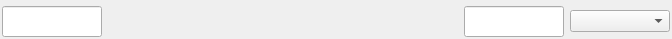
<?xml version="1.0" encoding="UTF-8"?>
<ui version="4.0">
 <class>QmTimelineRanger</class>
 <widget class="QWidget" name="QmTimelineRanger">
  <property name="geometry">
   <rect>
    <x>0</x>
    <y>0</y>
    <width>672</width>
    <height>39</height>
   </rect>
  </property>
  <property name="windowTitle">
   <string>QmTimelineRanger</string>
  </property>
  <layout class="QHBoxLayout" name="horizontalLayout" stretch="1,20,1,1">
   <property name="leftMargin">
    <number>2</number>
   </property>
   <property name="topMargin">
    <number>6</number>
   </property>
   <property name="rightMargin">
    <number>2</number>
   </property>
   <property name="bottomMargin">
    <number>2</number>
   </property>
   <item>
    <widget class="QLineEdit" name="lnedt_minimum">
     <property name="sizePolicy">
      <sizepolicy hsizetype="Preferred" vsizetype="Preferred">
       <horstretch>0</horstretch>
       <verstretch>0</verstretch>
      </sizepolicy>
     </property>
     <property name="minimumSize">
      <size>
       <width>100</width>
       <height>0</height>
      </size>
     </property>
     <property name="alignment">
      <set>Qt::AlignmentFlag::AlignCenter</set>
     </property>
    </widget>
   </item>
   <item>
    <widget class="qmtl::QmTimelineRangeSlider" name="slider" native="true">
     <property name="sizePolicy">
      <sizepolicy hsizetype="Expanding" vsizetype="Preferred">
       <horstretch>0</horstretch>
       <verstretch>0</verstretch>
      </sizepolicy>
     </property>
    </widget>
   </item>
   <item>
    <widget class="QLineEdit" name="lnedt_maximum">
     <property name="sizePolicy">
      <sizepolicy hsizetype="Fixed" vsizetype="Preferred">
       <horstretch>0</horstretch>
       <verstretch>0</verstretch>
      </sizepolicy>
     </property>
     <property name="minimumSize">
      <size>
       <width>100</width>
       <height>0</height>
      </size>
     </property>
     <property name="alignment">
      <set>Qt::AlignmentFlag::AlignCenter</set>
     </property>
    </widget>
   </item>
   <item>
    <widget class="QComboBox" name="combo_fps">
     <property name="minimumSize">
      <size>
       <width>100</width>
       <height>0</height>
      </size>
     </property>
    </widget>
   </item>
  </layout>
 </widget>
 <customwidgets>
  <customwidget>
   <class>qmtl::QmTimelineRangeSlider</class>
   <extends>QWidget</extends>
   <header>widgets/qmtimelinerangeslider.h</header>
   <container>1</container>
  </customwidget>
 </customwidgets>
 <resources/>
 <connections/>
</ui>
